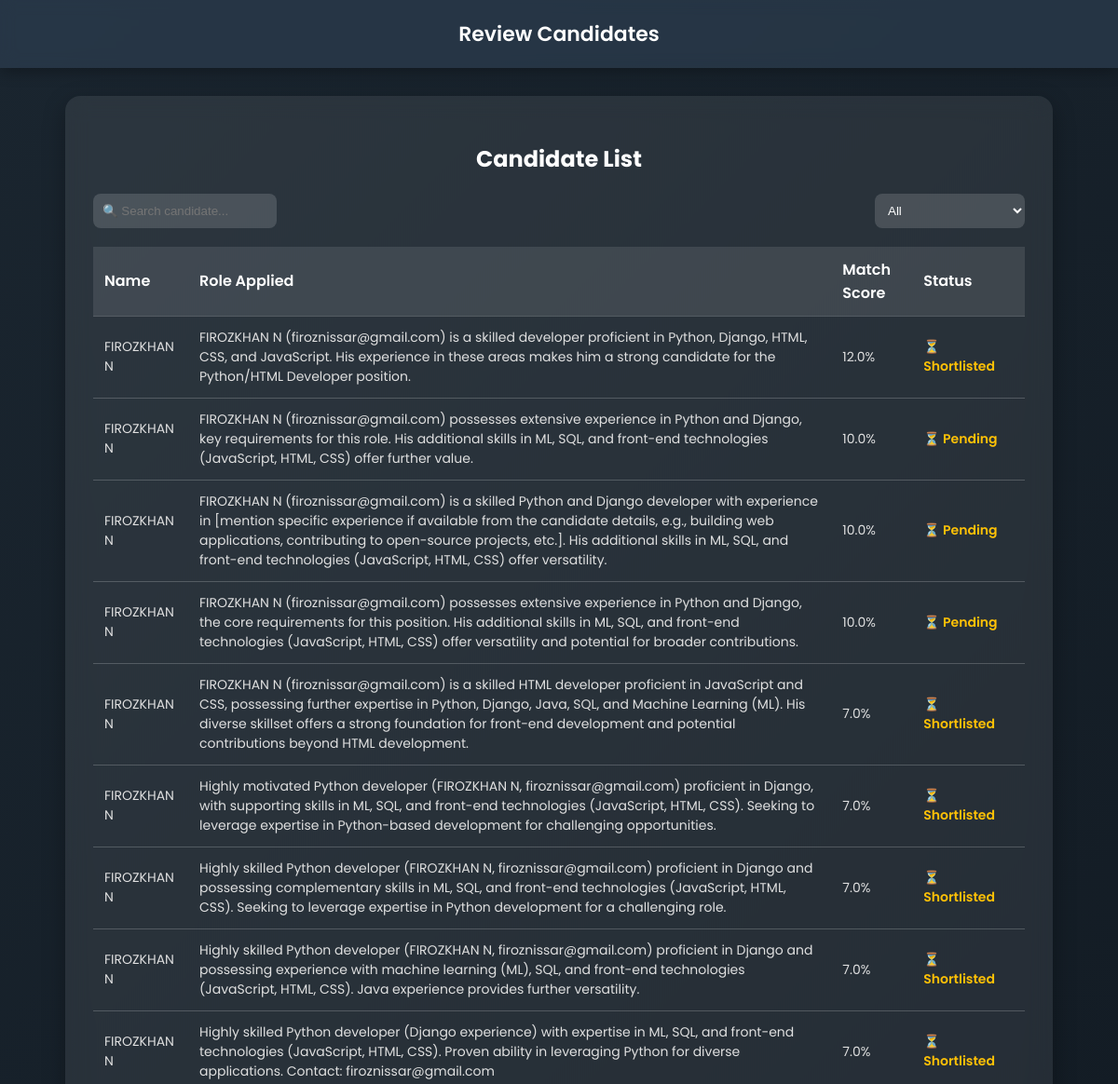
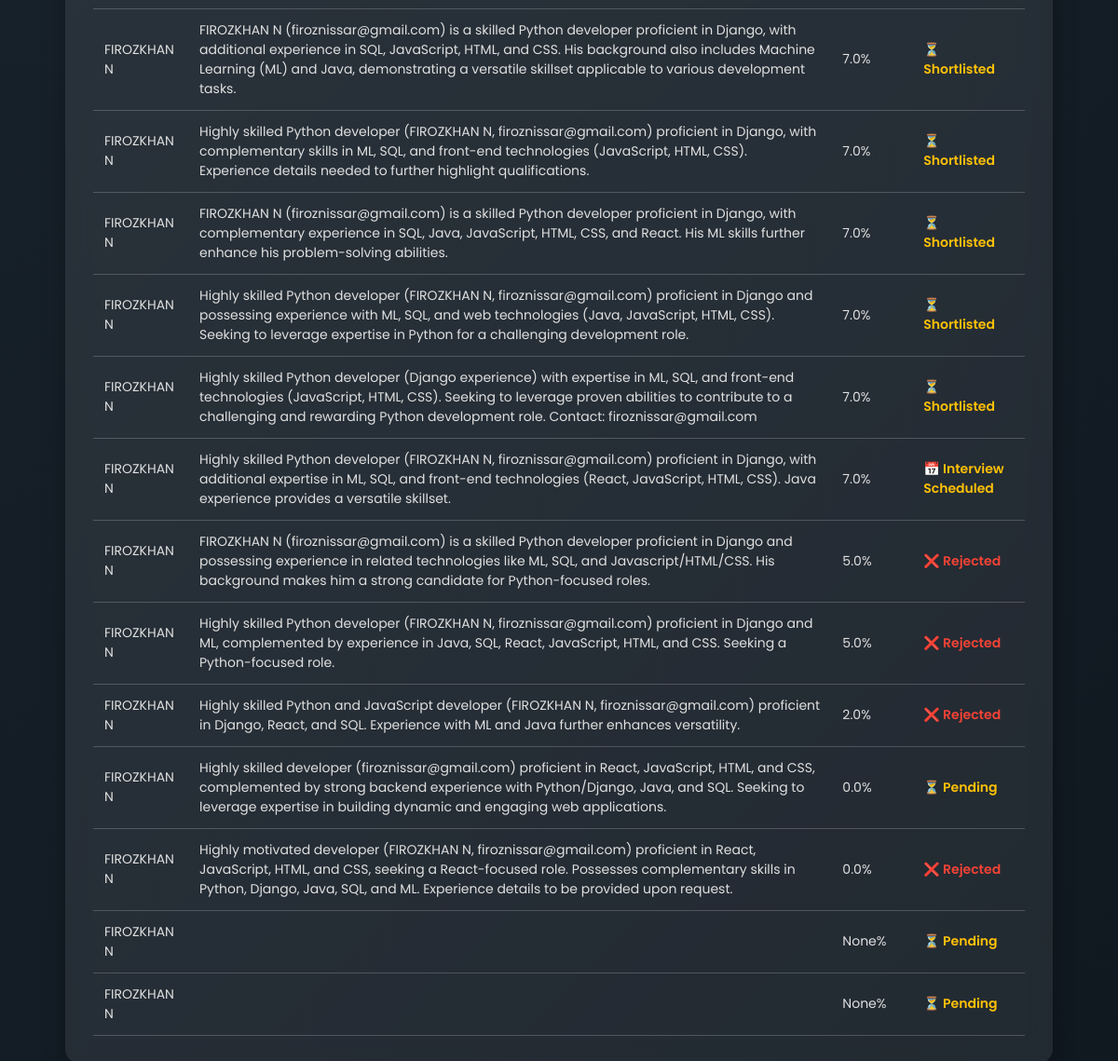
/show_candidates/, run on the app's committed database (2 pictures, top to bottom).
### hrai/models.py (models this page shows, shortened)
class candidate(models.Model):
    application = models.ForeignKey(jobapplication, on_delete=models.CASCADE)
    resume = models.FileField(upload_to='resumes/')
    name = models.CharField(max_length=100)
    email = models.EmailField(null=True, blank=True)
    score = models.FloatField(null=True, blank=True)
    summary = models.TextField(null=True, blank=True)
    STATUS_CHOICES = [
        ('pending', 'Pending Review'),
        ('under_review', 'Under Review'),
        ('shortlisted', 'Shortlisted'),
        ('selected', 'Selected'),
        ('rejected', 'Rejected'),
        ('interview', 'Interview Scheduled'),
        ('hired', 'Hired'),
    ]
    status = models.CharField(max_length=20, choices=STATUS_CHOICES, default='pending')

### hrai/views.py (the view)
# urls.py: path("show_candidates/",views.show_candidates,name="show_candidates"),
def show_candidates(request):
    candidates=candidate.objects.all().order_by("-score")
    return render(request,"show_candidates.html",{"candidates":candidates})

### hrai/templates/show_candidates.html (shortened to what this page needs)
<!DOCTYPE html>
<html lang="en">
<head>
</head>
<body>
  <header>Review Candidates</header>
  <div class="container">
    <h2>Candidate List</h2>
    <div class="controls">
      <input type="text" id="searchBox" placeholder="🔍 Search candidate...">
      <select id="statusFilter">
        <option value="all">All</option>
      </select>
    </div>
    <table id="candidatesTable">
      <thead>
      <tr>
        <th>Name</th>
        <th>Role Applied</th>
        <th>Match Score</th>
        <th>Status</th>
      </tr>
      </thead>
      <tbody>
      {% for cand in candidates %}
      <tr data-status="{{ cand.status }}">
        <td>{{ cand.name }}</td>
        <td>{{ cand.summary }}</td>
        <td>{{ cand.score }}%</td>
        <td class="status
          {% if cand.status == 'selected' %}selected
          {% elif cand.status == 'rejected' %}rejected
          {% else %}review
          {% endif %}">
          {% if cand.status == 'selected' %}✅ Selected
          {% elif cand.status == 'rejected' %}❌ Rejected
          {% elif cand.status == 'shortlisted' %}⏳ Shortlisted
          {% elif cand.status == 'under_review' %}⏳ Under Review
          {% elif cand.status == 'interview' %}📅 Interview Scheduled
          {% elif cand.status == 'hired' %}🎉 Hired
          {% else %}⏳ Pending
          {% endif %}
        </td>
      </tr>
      {% empty %}
      <tr>
        <td colspan="4" style="text-align:center; color:#bbb;">No candidates found</td>
      </tr>
      {% endfor %}
      </tbody>
    </table>
  </div>
</body>
</html>

### hrai/templates/show_candidates.html (style rules this page uses)
body { font-family: 'Poppins', sans-serif; margin: 0; padding: 0; background: linear-gradient(135deg, #1a252f, #101820); color: #e0e0e0; }
header { background: rgba(45, 62, 80, 0.7); padding: 20px; text-align: center; font-size: 22px; font-weight: 600; color: #fff; box-shadow: 0 4px 15px rgba(0,0,0,0.3); backdrop-filter: blur(8px); }
.container { max-width: 1000px; margin: 30px auto; background: rgba(255, 255, 255, 0.08); border-radius: 16px; padding: 30px; box-shadow: 0 8px 25px rgba(0,0,0,0.3); backdrop-filter: blur(12px); }
h2 { margin-bottom: 20px; text-align: center; font-size: 24px; color: #fff; }
.controls { display: flex; justify-content: space-between; margin-bottom: 20px; }
.controls input, .controls select { padding: 10px; border-radius: 8px; border: none; outline: none; background: rgba(255, 255, 255, 0.15); color: #fff; }
table { width: 100%; border-collapse: collapse; margin-top: 20px; }
th, td { padding: 12px; text-align: left; border-bottom: 1px solid rgba(255,255,255,0.2); }
th { background: rgba(255, 255, 255, 0.1); font-weight: 600; color: #fff; }
td { font-size: 14px; }
.status { font-weight: 600; }
.review { color: #ffc107; }
.rejected { color: #f44336; }

### data on the page
candidate: name "FIROZKHAN N", summary "FIROZKHAN N (firoznissar@gmail.com) is a skilled developer proficient in Python, Django, HTML, CSS, and JavaScript. His experience in these areas makes him a strong candidate for the Python/HTML Developer position.", score "12.0", status "⏳ Shortlisted"
candidate: name "FIROZKHAN N", summary "FIROZKHAN N (firoznissar@gmail.com) possesses extensive experience in Python and Django, key requirements for this role. His additional skills in ML, SQL, and front-end technologies (JavaScript, HTML, CSS) offer further value.", score "10.0", status "⏳ Pending"
candidate: name "FIROZKHAN N", summary "FIROZKHAN N (firoznissar@gmail.com) is a skilled Python and Django developer with experience in [mention specific experience if available from the candidate details, e.g., building web applications, contributing to open-source projects, etc.]. His additional skills in ML, SQL, and front-end technologies (JavaScript, HTML, CSS) offer versatility.", score "10.0", status "⏳ Pending"
candidate: name "FIROZKHAN N", summary "FIROZKHAN N (firoznissar@gmail.com) possesses extensive experience in Python and Django, the core requirements for this position. His additional skills in ML, SQL, and front-end technologies (JavaScript, HTML, CSS) offer versatility and potential for broader contributions.", score "10.0", status "⏳ Pending"
candidate: name "FIROZKHAN N", summary "FIROZKHAN N (firoznissar@gmail.com) is a skilled HTML developer proficient in JavaScript and CSS, possessing further expertise in Python, Django, Java, SQL, and Machine Learning (ML). His diverse skillset offers a strong foundation for front-end development and potential contributions beyond HTML development.", score "7.0", status "⏳ Shortlisted"
candidate: name "FIROZKHAN N", summary "Highly motivated Python developer (FIROZKHAN N, firoznissar@gmail.com) proficient in Django, with supporting skills in ML, SQL, and front-end technologies (JavaScript, HTML, CSS). Seeking to leverage expertise in Python-based development for challenging opportunities.", score "7.0", status "⏳ Shortlisted"
candidate: name "FIROZKHAN N", summary "Highly skilled Python developer (FIROZKHAN N, firoznissar@gmail.com) proficient in Django and possessing complementary skills in ML, SQL, and front-end technologies (JavaScript, HTML, CSS). Seeking to leverage expertise in Python development for a challenging role.", score "7.0", status "⏳ Shortlisted"
candidate: name "FIROZKHAN N", summary "Highly skilled Python developer (FIROZKHAN N, firoznissar@gmail.com) proficient in Django and possessing experience with machine learning (ML), SQL, and front-end technologies (JavaScript, HTML, CSS). Java experience provides further versatility.", score "7.0", status "⏳ Shortlisted"
candidate: name "FIROZKHAN N", summary "Highly skilled Python developer (Django experience) with expertise in ML, SQL, and front-end technologies (JavaScript, HTML, CSS). Proven ability in leveraging Python for diverse applications. Contact: firoznissar@gmail.com", score "7.0", status "⏳ Shortlisted"
candidate: name "FIROZKHAN N", summary "FIROZKHAN N (firoznissar@gmail.com) is a skilled Python developer proficient in Django, with additional experience in SQL, JavaScript, HTML, and CSS. His background also includes Machine Learning (ML) and Java, demonstrating a versatile skillset applicable to various development tasks.", score "7.0", status "⏳ Shortlisted"
candidate: name "FIROZKHAN N", summary "Highly skilled Python developer (FIROZKHAN N, firoznissar@gmail.com) proficient in Django, with complementary skills in ML, SQL, and front-end technologies (JavaScript, HTML, CSS). Experience details needed to further highlight qualifications.", score "7.0", status "⏳ Shortlisted"
candidate: name "FIROZKHAN N", summary "FIROZKHAN N (firoznissar@gmail.com) is a skilled Python developer proficient in Django, with complementary experience in SQL, Java, JavaScript, HTML, CSS, and React. His ML skills further enhance his problem-solving abilities.", score "7.0", status "⏳ Shortlisted"
candidate: name "FIROZKHAN N", summary "Highly skilled Python developer (FIROZKHAN N, firoznissar@gmail.com) proficient in Django and possessing experience with ML, SQL, and web technologies (Java, JavaScript, HTML, CSS). Seeking to leverage expertise in Python for a challenging development role.", score "7.0", status "⏳ Shortlisted"
candidate: name "FIROZKHAN N", summary "Highly skilled Python developer (Django experience) with expertise in ML, SQL, and front-end technologies (JavaScript, HTML, CSS). Seeking to leverage proven abilities to contribute to a challenging and rewarding Python development role. Contact: firoznissar@gmail.com", score "7.0", status "⏳ Shortlisted"
candidate: name "FIROZKHAN N", summary "Highly skilled Python developer (FIROZKHAN N, firoznissar@gmail.com) proficient in Django, with additional expertise in ML, SQL, and front-end technologies (React, JavaScript, HTML, CSS). Java experience provides a versatile skillset.", score "7.0", status "📅 Interview Scheduled"
candidate: name "FIROZKHAN N", summary "FIROZKHAN N (firoznissar@gmail.com) is a skilled Python developer proficient in Django and possessing experience in related technologies like ML, SQL, and Javascript/HTML/CSS. His background makes him a strong candidate for Python-focused roles.", score "5.0", status "❌ Rejected"
candidate: name "FIROZKHAN N", summary "Highly skilled Python developer (FIROZKHAN N, firoznissar@gmail.com) proficient in Django and ML, complemented by experience in Java, SQL, React, JavaScript, HTML, and CSS. Seeking a Python-focused role.", score "5.0", status "❌ Rejected"
candidate: name "FIROZKHAN N", summary "Highly skilled Python and JavaScript developer (FIROZKHAN N, firoznissar@gmail.com) proficient in Django, React, and SQL. Experience with ML and Java further enhances versatility.", score "2.0", status "❌ Rejected"
candidate: name "FIROZKHAN N", summary "Highly skilled developer (firoznissar@gmail.com) proficient in React, JavaScript, HTML, and CSS, complemented by strong backend experience with Python/Django, Java, and SQL. Seeking to leverage expertise in building dynamic and engaging web applications.", score "0.0", status "⏳ Pending"
candidate: name "FIROZKHAN N", summary "Highly motivated developer (FIROZKHAN N, firoznissar@gmail.com) proficient in React, JavaScript, HTML, and CSS, seeking a React-focused role. Possesses complementary skills in Python, Django, Java, SQL, and ML. Experience details to be provided upon request.", score "0.0", status "❌ Rejected"
candidate: name "FIROZKHAN N", score "None", status "⏳ Pending"
candidate: name "FIROZKHAN N", score "None", status "⏳ Pending"
